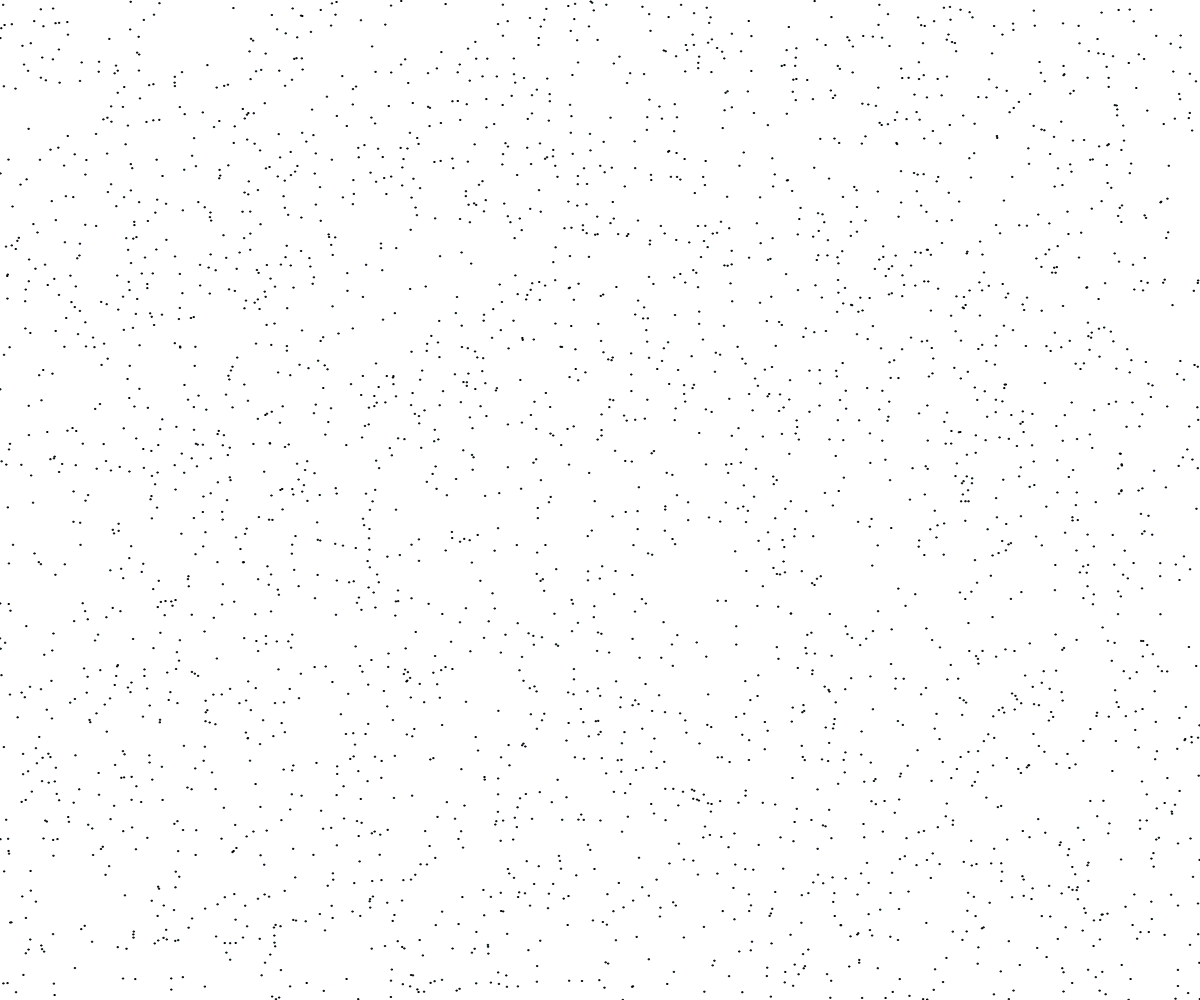
Frame 1 (no input)
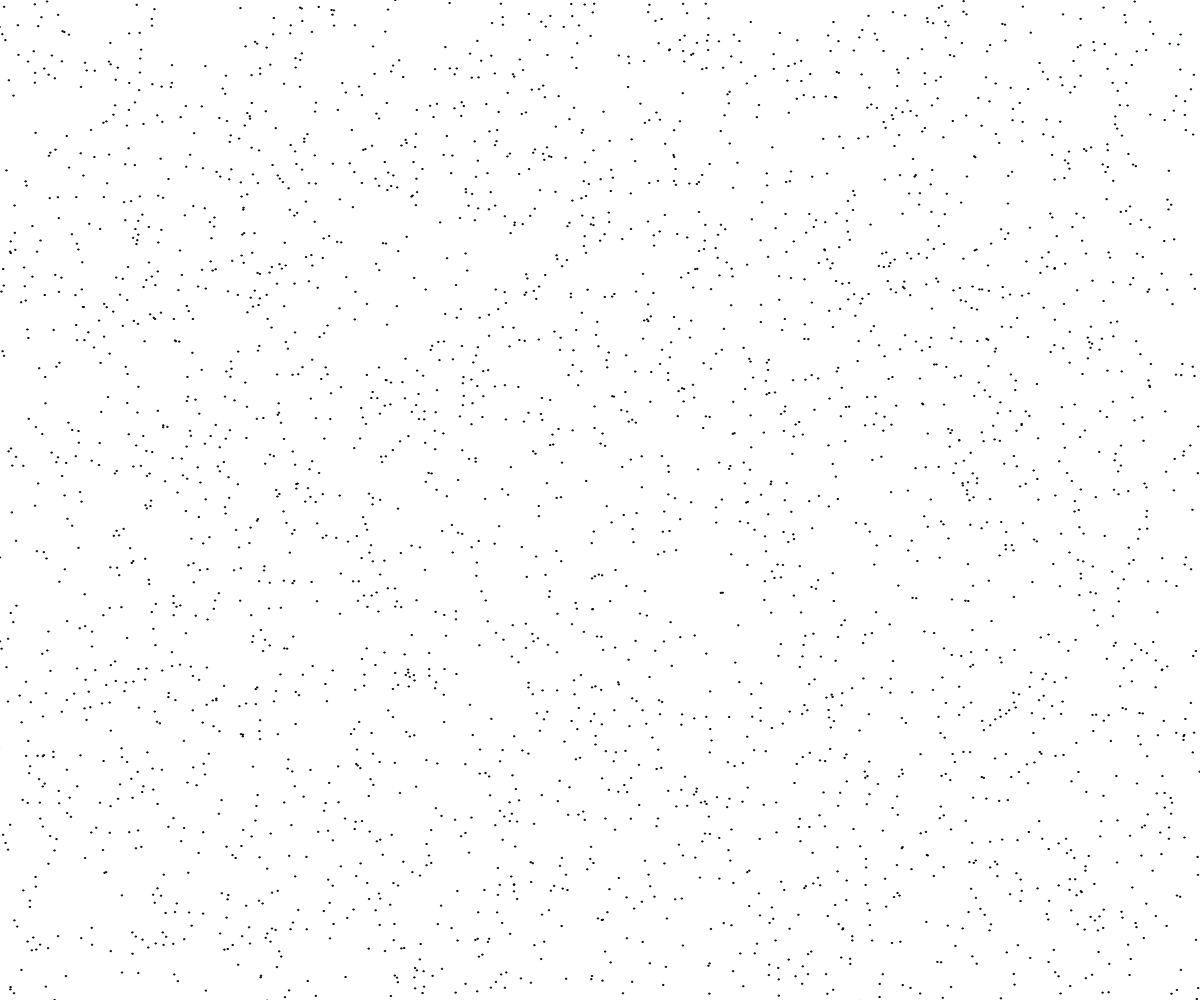
Frame 60 (no input)
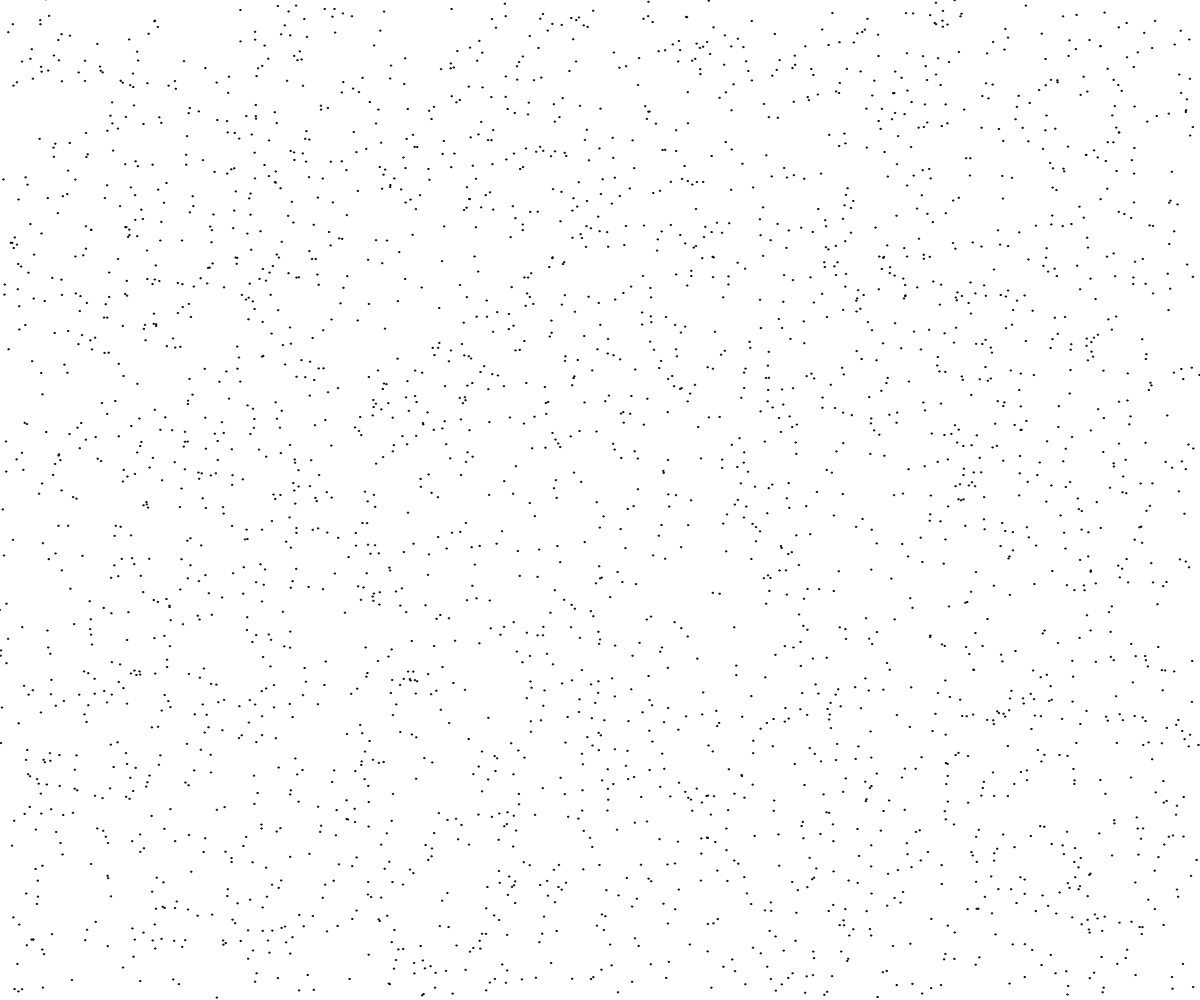
Frame 120 (the mouse pressed at the canvas centre since frame 60)

The p5.js sketch that drew these frames (run headless with seeded random() and noise() and a simulated clock; from frame 60 on, the mouse is pressed at the canvas centre):

// p5.js sketch
// ── sketch.js
// Project Title
// Your Name
// Date
//
// Extra for Experts:
// - describe what you did to take this project "above and beyond"

let walkers = [];
const NUM_WALKERS = 3000;

function setup() {
  createCanvas(windowWidth, windowHeight);
  for (let i=0;i<NUM_WALKERS;i++) {
    walkers.push(new Walker(random(width),random(height)));
  }
}

function draw() {
  background(255);
  for (let i=0;i<NUM_WALKERS;i++) {
    walkers[i].display();
    walkers[i].move();
  }
}

class Walker {
  constructor(x_,y_) {
    this.x = x_;
    this.y = y_;
    this.speed = 1;
    this.size = 1;
    this.c = color(0,random(255),random(255));
  }

  display() {
    rectMode(CENTER);
    fill(this.c);
    rect(this.x,this.y,this.size,this.size);
  }

  move() {
    let direction = Math.floor(random(4));
    if (direction === 0) {
      this.x += this.speed;
    }
    else if (direction === 1) {
      this.y += this.speed;
    }
    else if (direction === 2) {
      this.x -= this.speed;
    }
    else if (direction === 3) {
      this.y -= this.speed;
    }
  }
}
